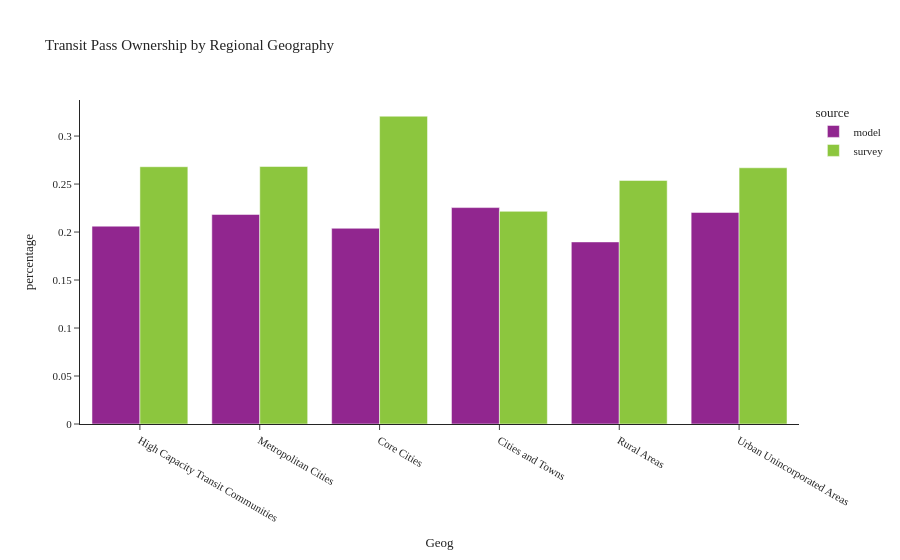

Notebook cell for this chart:
### Code cell
plot_transit_pass(person, 'rg_proposed', 'Regional Geography', 'Geog')

### Figure 1 — Plotly figure (JSON) as saved in the notebook; plotly's stock layout.template omitted (floating-point values rounded to 4 significant figures)
{"data": [{"alignmentgroup": "True", "customdata": [[197302], [279203], [204278], [87297], [104535], [39665]], "hovertemplate": "source=model<br>rg_proposed=%{x}<br>percentage=%{y}<br>sample count=%{customdata[0]}<extra></extra>", "legendgroup": "model", "marker": {"color": "#91268F", "pattern": {"shape": ""}}, "name": "model", "offsetgroup": "model", "orientation": "v", "showlegend": true, "textposition": "auto", "type": "bar", "x": ["High Capacity Transit Communities", "Metropolitan Cities", "Core Cities", "Cities and Towns", "Rural Areas", "Urban Unincorporated Areas"], "xaxis": "x", "y": [0.2061, 0.2183, 0.2039, 0.2255, 0.1897, 0.2204], "yaxis": "y"}, {"alignmentgroup": "True", "customdata": [[490], [365], [189], [261], [47], [323]], "hovertemplate": "source=survey<br>rg_proposed=%{x}<br>percentage=%{y}<br>sample count=%{customdata[0]}<extra></extra>", "legendgroup": "survey", "marker": {"color": "#8CC63E", "pattern": {"shape": ""}}, "name": "survey", "offsetgroup": "survey", "orientation": "v", "showlegend": true, "textposition": "auto", "type": "bar", "x": ["Metropolitan Cities", "Core Cities", "Cities and Towns", "Rural Areas", "Urban Unincorporated Areas", "High Capacity Transit Communities"], "xaxis": "x", "y": [0.2683, 0.3207, 0.2216, 0.2538, 0.267, 0.2681], "yaxis": "y"}], "layout": {"barmode": "group", "legend": {"title": {"text": "source"}, "tracegroupgap": 0}, "title": {"text": "Transit Pass Ownership by Regional Geography"}, "xaxis": {"anchor": "y", "domain": [0.0, 1.0], "title": {"text": "Geog"}}, "yaxis": {"anchor": "x", "domain": [0.0, 1.0], "title": {"text": "percentage"}}}}
